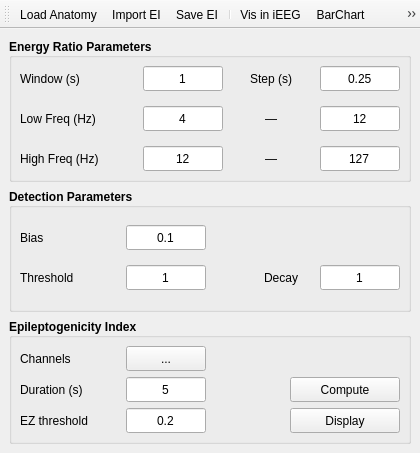
<?xml version="1.0" encoding="UTF-8"?>
<ui version="4.0">
 <class>MainWindow</class>
 <widget class="QMainWindow" name="MainWindow">
  <property name="geometry">
   <rect>
    <x>0</x>
    <y>0</y>
    <width>420</width>
    <height>453</height>
   </rect>
  </property>
  <property name="minimumSize">
   <size>
    <width>420</width>
    <height>453</height>
   </size>
  </property>
  <property name="maximumSize">
   <size>
    <width>420</width>
    <height>453</height>
   </size>
  </property>
  <property name="font">
   <font>
    <family>Ubuntu</family>
   </font>
  </property>
  <property name="windowTitle">
   <string>MainWindow</string>
  </property>
  <property name="styleSheet">
   <string notr="true"/>
  </property>
  <widget class="QWidget" name="centralwidget">
   <property name="font">
    <font>
     <family>Ubuntu</family>
    </font>
   </property>
   <layout class="QVBoxLayout" name="verticalLayout_7">
    <item>
     <widget class="QGroupBox" name="groupBox">
      <property name="font">
       <font>
        <family>Ubuntu</family>
        <weight>75</weight>
        <bold>true</bold>
       </font>
      </property>
      <property name="contextMenuPolicy">
       <enum>Qt::NoContextMenu</enum>
      </property>
      <property name="styleSheet">
       <string notr="true"/>
      </property>
      <property name="title">
       <string>Energy Ratio Parameters</string>
      </property>
      <property name="alignment">
       <set>Qt::AlignLeading|Qt::AlignLeft|Qt::AlignVCenter</set>
      </property>
      <property name="flat">
       <bool>false</bool>
      </property>
      <property name="checkable">
       <bool>false</bool>
      </property>
      <layout class="QHBoxLayout" name="horizontalLayout">
       <property name="leftMargin">
        <number>8</number>
       </property>
       <property name="topMargin">
        <number>8</number>
       </property>
       <property name="rightMargin">
        <number>8</number>
       </property>
       <property name="bottomMargin">
        <number>8</number>
       </property>
       <item>
        <layout class="QVBoxLayout" name="verticalLayout_3">
         <property name="spacing">
          <number>15</number>
         </property>
         <item>
          <widget class="QLabel" name="_win_lb">
           <property name="minimumSize">
            <size>
             <width>100</width>
             <height>25</height>
            </size>
           </property>
           <property name="maximumSize">
            <size>
             <width>100</width>
             <height>25</height>
            </size>
           </property>
           <property name="font">
            <font>
             <family>Ubuntu</family>
             <pointsize>9</pointsize>
             <weight>50</weight>
             <italic>false</italic>
             <bold>false</bold>
            </font>
           </property>
           <property name="text">
            <string>Window (s)</string>
           </property>
          </widget>
         </item>
         <item>
          <widget class="QLabel" name="_lfreq_lb">
           <property name="minimumSize">
            <size>
             <width>100</width>
             <height>25</height>
            </size>
           </property>
           <property name="maximumSize">
            <size>
             <width>100</width>
             <height>25</height>
            </size>
           </property>
           <property name="font">
            <font>
             <family>Ubuntu</family>
             <pointsize>9</pointsize>
             <weight>50</weight>
             <italic>false</italic>
             <bold>false</bold>
            </font>
           </property>
           <property name="text">
            <string>Low Freq (Hz)</string>
           </property>
          </widget>
         </item>
         <item>
          <widget class="QLabel" name="_hfreq_lb">
           <property name="minimumSize">
            <size>
             <width>100</width>
             <height>25</height>
            </size>
           </property>
           <property name="maximumSize">
            <size>
             <width>100</width>
             <height>25</height>
            </size>
           </property>
           <property name="font">
            <font>
             <family>Ubuntu</family>
             <pointsize>9</pointsize>
             <weight>50</weight>
             <italic>false</italic>
             <bold>false</bold>
            </font>
           </property>
           <property name="text">
            <string>High Freq (Hz)</string>
           </property>
          </widget>
         </item>
        </layout>
       </item>
       <item>
        <spacer name="horizontalSpacer_9">
         <property name="orientation">
          <enum>Qt::Horizontal</enum>
         </property>
         <property name="sizeHint" stdset="0">
          <size>
           <width>40</width>
           <height>20</height>
          </size>
         </property>
        </spacer>
       </item>
       <item>
        <layout class="QVBoxLayout" name="verticalLayout">
         <property name="spacing">
          <number>15</number>
         </property>
         <item>
          <widget class="QLineEdit" name="_win_le">
           <property name="minimumSize">
            <size>
             <width>80</width>
             <height>25</height>
            </size>
           </property>
           <property name="maximumSize">
            <size>
             <width>80</width>
             <height>25</height>
            </size>
           </property>
           <property name="font">
            <font>
             <family>Ubuntu</family>
             <pointsize>9</pointsize>
             <weight>50</weight>
             <italic>false</italic>
             <bold>false</bold>
            </font>
           </property>
           <property name="focusPolicy">
            <enum>Qt::ClickFocus</enum>
           </property>
           <property name="text">
            <string>1</string>
           </property>
           <property name="alignment">
            <set>Qt::AlignCenter</set>
           </property>
          </widget>
         </item>
         <item>
          <widget class="QLineEdit" name="_lfreq_low_le">
           <property name="minimumSize">
            <size>
             <width>80</width>
             <height>25</height>
            </size>
           </property>
           <property name="maximumSize">
            <size>
             <width>80</width>
             <height>25</height>
            </size>
           </property>
           <property name="font">
            <font>
             <family>Ubuntu</family>
             <pointsize>9</pointsize>
             <weight>50</weight>
             <italic>false</italic>
             <bold>false</bold>
            </font>
           </property>
           <property name="focusPolicy">
            <enum>Qt::ClickFocus</enum>
           </property>
           <property name="text">
            <string>4</string>
           </property>
           <property name="alignment">
            <set>Qt::AlignCenter</set>
           </property>
          </widget>
         </item>
         <item>
          <widget class="QLineEdit" name="_hfreq_low_le">
           <property name="minimumSize">
            <size>
             <width>80</width>
             <height>25</height>
            </size>
           </property>
           <property name="maximumSize">
            <size>
             <width>80</width>
             <height>25</height>
            </size>
           </property>
           <property name="font">
            <font>
             <family>Ubuntu</family>
             <pointsize>9</pointsize>
             <weight>50</weight>
             <italic>false</italic>
             <bold>false</bold>
            </font>
           </property>
           <property name="focusPolicy">
            <enum>Qt::ClickFocus</enum>
           </property>
           <property name="text">
            <string>12</string>
           </property>
           <property name="alignment">
            <set>Qt::AlignCenter</set>
           </property>
          </widget>
         </item>
        </layout>
       </item>
       <item>
        <spacer name="horizontalSpacer_10">
         <property name="orientation">
          <enum>Qt::Horizontal</enum>
         </property>
         <property name="sizeHint" stdset="0">
          <size>
           <width>40</width>
           <height>20</height>
          </size>
         </property>
        </spacer>
       </item>
       <item>
        <layout class="QVBoxLayout" name="verticalLayout_4">
         <property name="spacing">
          <number>15</number>
         </property>
         <item>
          <widget class="QLabel" name="_step_lb">
           <property name="minimumSize">
            <size>
             <width>52</width>
             <height>25</height>
            </size>
           </property>
           <property name="maximumSize">
            <size>
             <width>52</width>
             <height>25</height>
            </size>
           </property>
           <property name="font">
            <font>
             <family>Ubuntu</family>
             <pointsize>9</pointsize>
             <weight>50</weight>
             <italic>false</italic>
             <bold>false</bold>
            </font>
           </property>
           <property name="text">
            <string>Step (s)</string>
           </property>
           <property name="alignment">
            <set>Qt::AlignCenter</set>
           </property>
          </widget>
         </item>
         <item>
          <widget class="QLabel" name="_dash1_lb">
           <property name="minimumSize">
            <size>
             <width>52</width>
             <height>25</height>
            </size>
           </property>
           <property name="maximumSize">
            <size>
             <width>52</width>
             <height>25</height>
            </size>
           </property>
           <property name="font">
            <font>
             <family>Ubuntu</family>
             <pointsize>9</pointsize>
             <weight>50</weight>
             <italic>false</italic>
             <bold>false</bold>
            </font>
           </property>
           <property name="text">
            <string>—</string>
           </property>
           <property name="alignment">
            <set>Qt::AlignCenter</set>
           </property>
          </widget>
         </item>
         <item>
          <widget class="QLabel" name="_dash2_lb">
           <property name="minimumSize">
            <size>
             <width>52</width>
             <height>25</height>
            </size>
           </property>
           <property name="maximumSize">
            <size>
             <width>52</width>
             <height>25</height>
            </size>
           </property>
           <property name="font">
            <font>
             <family>Ubuntu</family>
             <pointsize>9</pointsize>
             <weight>50</weight>
             <italic>false</italic>
             <bold>false</bold>
            </font>
           </property>
           <property name="text">
            <string>—</string>
           </property>
           <property name="alignment">
            <set>Qt::AlignCenter</set>
           </property>
          </widget>
         </item>
        </layout>
       </item>
       <item>
        <spacer name="horizontalSpacer_11">
         <property name="orientation">
          <enum>Qt::Horizontal</enum>
         </property>
         <property name="sizeHint" stdset="0">
          <size>
           <width>40</width>
           <height>20</height>
          </size>
         </property>
        </spacer>
       </item>
       <item>
        <layout class="QVBoxLayout" name="verticalLayout_2">
         <property name="spacing">
          <number>15</number>
         </property>
         <item>
          <widget class="QLineEdit" name="_step_le">
           <property name="minimumSize">
            <size>
             <width>80</width>
             <height>25</height>
            </size>
           </property>
           <property name="maximumSize">
            <size>
             <width>80</width>
             <height>25</height>
            </size>
           </property>
           <property name="font">
            <font>
             <family>Ubuntu</family>
             <pointsize>9</pointsize>
             <weight>50</weight>
             <italic>false</italic>
             <bold>false</bold>
            </font>
           </property>
           <property name="focusPolicy">
            <enum>Qt::ClickFocus</enum>
           </property>
           <property name="text">
            <string>0.25</string>
           </property>
           <property name="alignment">
            <set>Qt::AlignCenter</set>
           </property>
          </widget>
         </item>
         <item>
          <widget class="QLineEdit" name="_lfreq_high_le">
           <property name="minimumSize">
            <size>
             <width>80</width>
             <height>25</height>
            </size>
           </property>
           <property name="maximumSize">
            <size>
             <width>80</width>
             <height>25</height>
            </size>
           </property>
           <property name="font">
            <font>
             <family>Ubuntu</family>
             <pointsize>9</pointsize>
             <weight>50</weight>
             <italic>false</italic>
             <bold>false</bold>
            </font>
           </property>
           <property name="focusPolicy">
            <enum>Qt::ClickFocus</enum>
           </property>
           <property name="text">
            <string>12</string>
           </property>
           <property name="alignment">
            <set>Qt::AlignCenter</set>
           </property>
          </widget>
         </item>
         <item>
          <widget class="QLineEdit" name="_hfreq_high_le">
           <property name="minimumSize">
            <size>
             <width>80</width>
             <height>25</height>
            </size>
           </property>
           <property name="maximumSize">
            <size>
             <width>80</width>
             <height>25</height>
            </size>
           </property>
           <property name="font">
            <font>
             <family>Ubuntu</family>
             <pointsize>9</pointsize>
             <weight>50</weight>
             <italic>false</italic>
             <bold>false</bold>
            </font>
           </property>
           <property name="focusPolicy">
            <enum>Qt::ClickFocus</enum>
           </property>
           <property name="text">
            <string>127</string>
           </property>
           <property name="alignment">
            <set>Qt::AlignCenter</set>
           </property>
          </widget>
         </item>
        </layout>
       </item>
      </layout>
     </widget>
    </item>
    <item>
     <widget class="QGroupBox" name="groupBox_2">
      <property name="font">
       <font>
        <family>Ubuntu</family>
        <pointsize>9</pointsize>
        <weight>75</weight>
        <italic>false</italic>
        <bold>true</bold>
       </font>
      </property>
      <property name="autoFillBackground">
       <bool>true</bool>
      </property>
      <property name="styleSheet">
       <string notr="true"/>
      </property>
      <property name="title">
       <string>Detection Parameters</string>
      </property>
      <property name="alignment">
       <set>Qt::AlignLeading|Qt::AlignLeft|Qt::AlignVCenter</set>
      </property>
      <layout class="QVBoxLayout" name="verticalLayout_5">
       <property name="leftMargin">
        <number>8</number>
       </property>
       <property name="topMargin">
        <number>8</number>
       </property>
       <property name="rightMargin">
        <number>8</number>
       </property>
       <property name="bottomMargin">
        <number>8</number>
       </property>
       <item>
        <layout class="QHBoxLayout" name="horizontalLayout_3">
         <item>
          <widget class="QLabel" name="_bias_lb">
           <property name="minimumSize">
            <size>
             <width>100</width>
             <height>25</height>
            </size>
           </property>
           <property name="maximumSize">
            <size>
             <width>100</width>
             <height>25</height>
            </size>
           </property>
           <property name="font">
            <font>
             <family>Ubuntu</family>
             <pointsize>9</pointsize>
             <weight>50</weight>
             <italic>false</italic>
             <bold>false</bold>
            </font>
           </property>
           <property name="text">
            <string>Bias</string>
           </property>
          </widget>
         </item>
         <item>
          <widget class="QLineEdit" name="_bias_le">
           <property name="minimumSize">
            <size>
             <width>80</width>
             <height>25</height>
            </size>
           </property>
           <property name="maximumSize">
            <size>
             <width>80</width>
             <height>25</height>
            </size>
           </property>
           <property name="font">
            <font>
             <family>Ubuntu</family>
             <pointsize>9</pointsize>
             <weight>50</weight>
             <italic>false</italic>
             <bold>false</bold>
            </font>
           </property>
           <property name="focusPolicy">
            <enum>Qt::ClickFocus</enum>
           </property>
           <property name="text">
            <string>0.1</string>
           </property>
           <property name="alignment">
            <set>Qt::AlignCenter</set>
           </property>
          </widget>
         </item>
         <item>
          <spacer name="horizontalSpacer">
           <property name="orientation">
            <enum>Qt::Horizontal</enum>
           </property>
           <property name="sizeType">
            <enum>QSizePolicy::MinimumExpanding</enum>
           </property>
           <property name="sizeHint" stdset="0">
            <size>
             <width>40</width>
             <height>20</height>
            </size>
           </property>
          </spacer>
         </item>
        </layout>
       </item>
       <item>
        <layout class="QHBoxLayout" name="horizontalLayout_4">
         <item>
          <widget class="QLabel" name="_threshold_lb">
           <property name="minimumSize">
            <size>
             <width>100</width>
             <height>25</height>
            </size>
           </property>
           <property name="maximumSize">
            <size>
             <width>100</width>
             <height>25</height>
            </size>
           </property>
           <property name="font">
            <font>
             <family>Ubuntu</family>
             <pointsize>9</pointsize>
             <weight>50</weight>
             <italic>false</italic>
             <bold>false</bold>
            </font>
           </property>
           <property name="text">
            <string>Threshold</string>
           </property>
          </widget>
         </item>
         <item>
          <widget class="QLineEdit" name="_threshold_le">
           <property name="minimumSize">
            <size>
             <width>80</width>
             <height>25</height>
            </size>
           </property>
           <property name="maximumSize">
            <size>
             <width>80</width>
             <height>25</height>
            </size>
           </property>
           <property name="font">
            <font>
             <family>Ubuntu</family>
             <pointsize>9</pointsize>
             <weight>50</weight>
             <italic>false</italic>
             <bold>false</bold>
            </font>
           </property>
           <property name="focusPolicy">
            <enum>Qt::ClickFocus</enum>
           </property>
           <property name="text">
            <string>1</string>
           </property>
           <property name="alignment">
            <set>Qt::AlignCenter</set>
           </property>
          </widget>
         </item>
         <item>
          <spacer name="horizontalSpacer_3">
           <property name="orientation">
            <enum>Qt::Horizontal</enum>
           </property>
           <property name="sizeType">
            <enum>QSizePolicy::MinimumExpanding</enum>
           </property>
           <property name="sizeHint" stdset="0">
            <size>
             <width>40</width>
             <height>20</height>
            </size>
           </property>
          </spacer>
         </item>
         <item>
          <widget class="QLabel" name="_decay_lb">
           <property name="minimumSize">
            <size>
             <width>50</width>
             <height>25</height>
            </size>
           </property>
           <property name="maximumSize">
            <size>
             <width>50</width>
             <height>25</height>
            </size>
           </property>
           <property name="font">
            <font>
             <family>Ubuntu</family>
             <pointsize>9</pointsize>
             <weight>50</weight>
             <italic>false</italic>
             <bold>false</bold>
            </font>
           </property>
           <property name="text">
            <string>Decay</string>
           </property>
          </widget>
         </item>
         <item>
          <widget class="QLineEdit" name="_decay_le">
           <property name="minimumSize">
            <size>
             <width>80</width>
             <height>25</height>
            </size>
           </property>
           <property name="maximumSize">
            <size>
             <width>80</width>
             <height>25</height>
            </size>
           </property>
           <property name="font">
            <font>
             <family>Ubuntu</family>
             <pointsize>9</pointsize>
             <weight>50</weight>
             <italic>false</italic>
             <bold>false</bold>
            </font>
           </property>
           <property name="focusPolicy">
            <enum>Qt::ClickFocus</enum>
           </property>
           <property name="text">
            <string>1</string>
           </property>
           <property name="alignment">
            <set>Qt::AlignCenter</set>
           </property>
          </widget>
         </item>
        </layout>
       </item>
      </layout>
     </widget>
    </item>
    <item>
     <widget class="QGroupBox" name="groupBox_3">
      <property name="font">
       <font>
        <family>Ubuntu</family>
        <pointsize>9</pointsize>
        <weight>75</weight>
        <italic>false</italic>
        <bold>true</bold>
       </font>
      </property>
      <property name="autoFillBackground">
       <bool>true</bool>
      </property>
      <property name="styleSheet">
       <string notr="true"/>
      </property>
      <property name="title">
       <string>Epileptogenicity Index</string>
      </property>
      <property name="alignment">
       <set>Qt::AlignLeading|Qt::AlignLeft|Qt::AlignVCenter</set>
      </property>
      <layout class="QVBoxLayout" name="verticalLayout_6">
       <property name="leftMargin">
        <number>8</number>
       </property>
       <property name="topMargin">
        <number>8</number>
       </property>
       <property name="rightMargin">
        <number>8</number>
       </property>
       <property name="bottomMargin">
        <number>8</number>
       </property>
       <item>
        <layout class="QHBoxLayout" name="horizontalLayout_2">
         <item>
          <widget class="QLabel" name="_chan_lb">
           <property name="minimumSize">
            <size>
             <width>100</width>
             <height>25</height>
            </size>
           </property>
           <property name="maximumSize">
            <size>
             <width>100</width>
             <height>25</height>
            </size>
           </property>
           <property name="font">
            <font>
             <family>Ubuntu</family>
             <pointsize>9</pointsize>
             <weight>50</weight>
             <italic>false</italic>
             <bold>false</bold>
            </font>
           </property>
           <property name="text">
            <string>Channels</string>
           </property>
          </widget>
         </item>
         <item>
          <widget class="QToolButton" name="_select_chan_btn">
           <property name="minimumSize">
            <size>
             <width>80</width>
             <height>25</height>
            </size>
           </property>
           <property name="maximumSize">
            <size>
             <width>80</width>
             <height>25</height>
            </size>
           </property>
           <property name="font">
            <font>
             <weight>50</weight>
             <bold>false</bold>
            </font>
           </property>
           <property name="text">
            <string>...</string>
           </property>
          </widget>
         </item>
         <item>
          <spacer name="horizontalSpacer_4">
           <property name="orientation">
            <enum>Qt::Horizontal</enum>
           </property>
           <property name="sizeHint" stdset="0">
            <size>
             <width>40</width>
             <height>20</height>
            </size>
           </property>
          </spacer>
         </item>
        </layout>
       </item>
       <item>
        <layout class="QHBoxLayout" name="horizontalLayout_6">
         <item>
          <widget class="QLabel" name="_duration_lb">
           <property name="minimumSize">
            <size>
             <width>100</width>
             <height>25</height>
            </size>
           </property>
           <property name="maximumSize">
            <size>
             <width>100</width>
             <height>25</height>
            </size>
           </property>
           <property name="font">
            <font>
             <family>Ubuntu</family>
             <pointsize>9</pointsize>
             <weight>50</weight>
             <italic>false</italic>
             <bold>false</bold>
            </font>
           </property>
           <property name="text">
            <string>Duration (s)</string>
           </property>
          </widget>
         </item>
         <item>
          <widget class="QLineEdit" name="_duration_le">
           <property name="minimumSize">
            <size>
             <width>80</width>
             <height>25</height>
            </size>
           </property>
           <property name="maximumSize">
            <size>
             <width>80</width>
             <height>25</height>
            </size>
           </property>
           <property name="font">
            <font>
             <family>Ubuntu</family>
             <pointsize>9</pointsize>
             <weight>50</weight>
             <italic>false</italic>
             <bold>false</bold>
            </font>
           </property>
           <property name="focusPolicy">
            <enum>Qt::ClickFocus</enum>
           </property>
           <property name="text">
            <string>5</string>
           </property>
           <property name="alignment">
            <set>Qt::AlignCenter</set>
           </property>
          </widget>
         </item>
         <item>
          <spacer name="horizontalSpacer_5">
           <property name="orientation">
            <enum>Qt::Horizontal</enum>
           </property>
           <property name="sizeHint" stdset="0">
            <size>
             <width>40</width>
             <height>20</height>
            </size>
           </property>
          </spacer>
         </item>
         <item>
          <widget class="QPushButton" name="_compute_btn">
           <property name="minimumSize">
            <size>
             <width>110</width>
             <height>25</height>
            </size>
           </property>
           <property name="maximumSize">
            <size>
             <width>110</width>
             <height>25</height>
            </size>
           </property>
           <property name="font">
            <font>
             <weight>50</weight>
             <bold>false</bold>
            </font>
           </property>
           <property name="text">
            <string>Compute</string>
           </property>
           <property name="shortcut">
            <string>Return</string>
           </property>
          </widget>
         </item>
        </layout>
       </item>
       <item>
        <layout class="QHBoxLayout" name="horizontalLayout_7">
         <item>
          <widget class="QLabel" name="_ez_threshold_lb">
           <property name="minimumSize">
            <size>
             <width>100</width>
             <height>25</height>
            </size>
           </property>
           <property name="maximumSize">
            <size>
             <width>100</width>
             <height>25</height>
            </size>
           </property>
           <property name="font">
            <font>
             <family>Ubuntu</family>
             <pointsize>9</pointsize>
             <weight>50</weight>
             <italic>false</italic>
             <bold>false</bold>
            </font>
           </property>
           <property name="text">
            <string>EZ threshold</string>
           </property>
          </widget>
         </item>
         <item>
          <widget class="QLineEdit" name="_ez_threshold_le">
           <property name="minimumSize">
            <size>
             <width>80</width>
             <height>25</height>
            </size>
           </property>
           <property name="maximumSize">
            <size>
             <width>80</width>
             <height>25</height>
            </size>
           </property>
           <property name="font">
            <font>
             <family>Ubuntu</family>
             <pointsize>9</pointsize>
             <weight>50</weight>
             <italic>false</italic>
             <bold>false</bold>
            </font>
           </property>
           <property name="focusPolicy">
            <enum>Qt::ClickFocus</enum>
           </property>
           <property name="text">
            <string>0.2</string>
           </property>
           <property name="alignment">
            <set>Qt::AlignCenter</set>
           </property>
          </widget>
         </item>
         <item>
          <spacer name="horizontalSpacer_6">
           <property name="orientation">
            <enum>Qt::Horizontal</enum>
           </property>
           <property name="sizeHint" stdset="0">
            <size>
             <width>40</width>
             <height>20</height>
            </size>
           </property>
          </spacer>
         </item>
         <item>
          <widget class="QPushButton" name="_display_table_btn">
           <property name="minimumSize">
            <size>
             <width>110</width>
             <height>25</height>
            </size>
           </property>
           <property name="maximumSize">
            <size>
             <width>110</width>
             <height>25</height>
            </size>
           </property>
           <property name="font">
            <font>
             <weight>50</weight>
             <bold>false</bold>
            </font>
           </property>
           <property name="text">
            <string>Display</string>
           </property>
          </widget>
         </item>
        </layout>
       </item>
      </layout>
     </widget>
    </item>
   </layout>
  </widget>
  <widget class="QToolBar" name="toolBar">
   <property name="font">
    <font>
     <family>Ubuntu</family>
    </font>
   </property>
   <property name="windowTitle">
    <string>toolBar</string>
   </property>
   <attribute name="toolBarArea">
    <enum>TopToolBarArea</enum>
   </attribute>
   <attribute name="toolBarBreak">
    <bool>false</bool>
   </attribute>
   <addaction name="_load_anatomy_action"/>
   <addaction name="_import_ei_action"/>
   <addaction name="_save_excel_action"/>
   <addaction name="separator"/>
   <addaction name="_viz_ieeg_action"/>
   <addaction name="_bar_chart_action"/>
   <addaction name="_3d_vis_action"/>
   <addaction name="separator"/>
   <addaction name="_help_action"/>
  </widget>
  <action name="_viz_ieeg_action">
   <property name="icon">
    <iconset>
     <normaloff>../../icon/square-wave.svg</normaloff>../../icon/square-wave.svg</iconset>
   </property>
   <property name="text">
    <string>Vis in iEEG</string>
   </property>
   <property name="font">
    <font>
     <family>Ubuntu</family>
    </font>
   </property>
  </action>
  <action name="_save_excel_action">
   <property name="icon">
    <iconset>
     <normaloff>../../icon/save.svg</normaloff>../../icon/save.svg</iconset>
   </property>
   <property name="text">
    <string>Save EI</string>
   </property>
   <property name="font">
    <font>
     <family>Ubuntu</family>
    </font>
   </property>
  </action>
  <action name="_import_ei_action">
   <property name="icon">
    <iconset>
     <normaloff>../../icon/folder.svg</normaloff>../../icon/folder.svg</iconset>
   </property>
   <property name="text">
    <string>Import EI</string>
   </property>
   <property name="font">
    <font>
     <family>Ubuntu</family>
    </font>
   </property>
  </action>
  <action name="_help_action">
   <property name="icon">
    <iconset>
     <normaloff>../../icon/help.svg</normaloff>../../icon/help.svg</iconset>
   </property>
   <property name="text">
    <string>Help</string>
   </property>
   <property name="font">
    <font>
     <family>Ubuntu</family>
    </font>
   </property>
  </action>
  <action name="_bar_chart_action">
   <property name="icon">
    <iconset>
     <normaloff>../../icon/bar-chart.svg</normaloff>../../icon/bar-chart.svg</iconset>
   </property>
   <property name="text">
    <string>BarChart</string>
   </property>
  </action>
  <action name="_3d_vis_action">
   <property name="icon">
    <iconset>
     <normaloff>../../icon/brain.svg</normaloff>../../icon/brain.svg</iconset>
   </property>
   <property name="text">
    <string>3D visualization</string>
   </property>
  </action>
  <action name="_load_anatomy_action">
   <property name="icon">
    <iconset>
     <normaloff>../../icon/coordinate.svg</normaloff>../../icon/coordinate.svg</iconset>
   </property>
   <property name="text">
    <string>Load Anatomy</string>
   </property>
  </action>
 </widget>
 <resources/>
 <connections/>
</ui>
